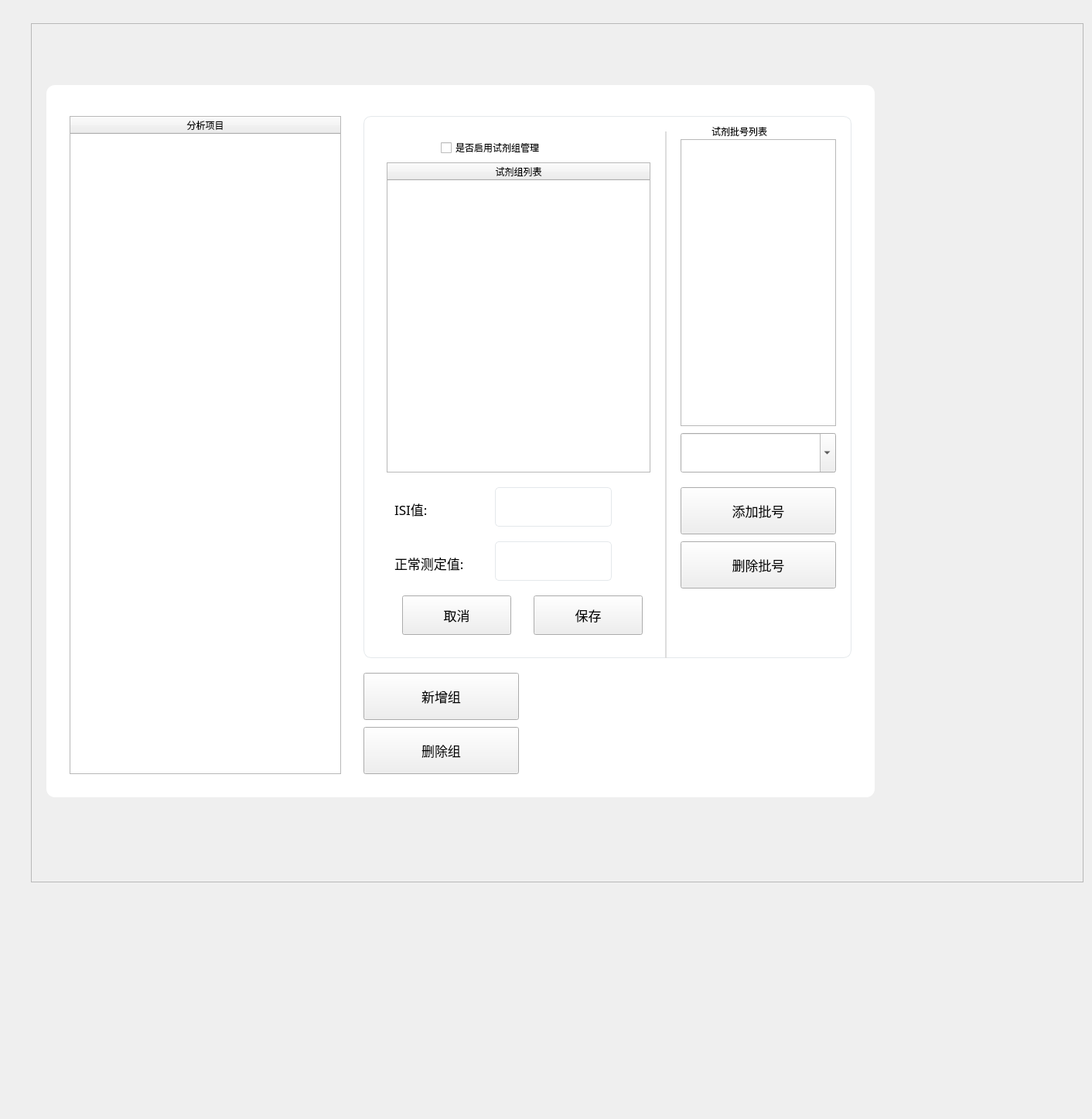
<?xml version="1.0" encoding="UTF-8"?>
<ui version="4.0">
 <class>MaskDlgGroupSetting</class>
 <widget class="QDialog" name="MaskDlgGroupSetting">
  <property name="geometry">
   <rect>
    <x>0</x>
    <y>0</y>
    <width>1412</width>
    <height>1447</height>
   </rect>
  </property>
  <property name="windowTitle">
   <string>Dialog</string>
  </property>
  <layout class="QVBoxLayout" name="verticalLayout">
   <property name="spacing">
    <number>0</number>
   </property>
   <property name="leftMargin">
    <number>0</number>
   </property>
   <property name="topMargin">
    <number>0</number>
   </property>
   <property name="rightMargin">
    <number>0</number>
   </property>
   <property name="bottomMargin">
    <number>0</number>
   </property>
   <item>
    <widget class="CusDialogMask" name="mask" native="true">
     <widget class="QFrame" name="display_frame">
      <property name="geometry">
       <rect>
        <x>40</x>
        <y>30</y>
        <width>1361</width>
        <height>1111</height>
       </rect>
      </property>
      <property name="frameShape">
       <enum>QFrame::StyledPanel</enum>
      </property>
      <property name="frameShadow">
       <enum>QFrame::Raised</enum>
      </property>
      <widget class="QFrame" name="view_frame">
       <property name="geometry">
        <rect>
         <x>20</x>
         <y>80</y>
         <width>1071</width>
         <height>921</height>
        </rect>
       </property>
       <property name="styleSheet">
        <string notr="true">QFrame#view_frame{background:white;border-radius:11px;}</string>
       </property>
       <property name="frameShape">
        <enum>QFrame::StyledPanel</enum>
       </property>
       <property name="frameShadow">
        <enum>QFrame::Raised</enum>
       </property>
       <widget class="QTableWidget" name="tblProjReagentGroup">
        <property name="geometry">
         <rect>
          <x>30</x>
          <y>40</y>
          <width>351</width>
          <height>851</height>
         </rect>
        </property>
        <property name="focusPolicy">
         <enum>Qt::NoFocus</enum>
        </property>
        <property name="styleSheet">
         <string notr="true"/>
        </property>
        <property name="showGrid">
         <bool>false</bool>
        </property>
        <property name="columnCount">
         <number>1</number>
        </property>
        <attribute name="horizontalHeaderDefaultSectionSize">
         <number>29</number>
        </attribute>
        <attribute name="horizontalHeaderStretchLastSection">
         <bool>true</bool>
        </attribute>
        <attribute name="verticalHeaderVisible">
         <bool>false</bool>
        </attribute>
        <column>
         <property name="text">
          <string>分析项目</string>
         </property>
        </column>
       </widget>
       <widget class="QtMaterialFlatButton" name="btnClose">
        <property name="geometry">
         <rect>
          <x>1030</x>
          <y>-3</y>
          <width>41</width>
          <height>41</height>
         </rect>
        </property>
        <property name="minimumSize">
         <size>
          <width>3</width>
          <height>2</height>
         </size>
        </property>
        <property name="focusPolicy">
         <enum>Qt::NoFocus</enum>
        </property>
        <property name="text">
         <string/>
        </property>
        <property name="icon">
         <iconset resource="../main.qrc">
          <normaloff>:/image/close.png</normaloff>:/image/close.png</iconset>
        </property>
        <property name="iconSize">
         <size>
          <width>13</width>
          <height>13</height>
         </size>
        </property>
        <property name="flat">
         <bool>true</bool>
        </property>
       </widget>
       <widget class="QListWidget" name="lstRBatch">
        <property name="geometry">
         <rect>
          <x>820</x>
          <y>70</y>
          <width>201</width>
          <height>371</height>
         </rect>
        </property>
        <property name="font">
         <font>
          <family>苹方 粗体</family>
          <pointsize>14</pointsize>
          <weight>50</weight>
          <bold>false</bold>
         </font>
        </property>
        <property name="focusPolicy">
         <enum>Qt::NoFocus</enum>
        </property>
        <property name="styleSheet">
         <string notr="true"/>
        </property>
       </widget>
       <widget class="QComboBox" name="cbxRBatch">
        <property name="enabled">
         <bool>true</bool>
        </property>
        <property name="geometry">
         <rect>
          <x>820</x>
          <y>450</y>
          <width>201</width>
          <height>51</height>
         </rect>
        </property>
        <property name="font">
         <font>
          <family>苹方 粗体</family>
          <weight>50</weight>
          <italic>false</italic>
          <bold>false</bold>
         </font>
        </property>
        <property name="focusPolicy">
         <enum>Qt::ClickFocus</enum>
        </property>
        <property name="styleSheet">
         <string notr="true"/>
        </property>
        <property name="editable">
         <bool>true</bool>
        </property>
       </widget>
       <widget class="QPushButton" name="btnDel">
        <property name="geometry">
         <rect>
          <x>410</x>
          <y>830</y>
          <width>201</width>
          <height>61</height>
         </rect>
        </property>
        <property name="minimumSize">
         <size>
          <width>131</width>
          <height>51</height>
         </size>
        </property>
        <property name="font">
         <font>
          <family>苹方 粗体</family>
          <pointsize>13</pointsize>
         </font>
        </property>
        <property name="focusPolicy">
         <enum>Qt::NoFocus</enum>
        </property>
        <property name="styleSheet">
         <string notr="true"/>
        </property>
        <property name="text">
         <string>删除组</string>
        </property>
       </widget>
       <widget class="QPushButton" name="btnAdd">
        <property name="geometry">
         <rect>
          <x>410</x>
          <y>760</y>
          <width>201</width>
          <height>61</height>
         </rect>
        </property>
        <property name="minimumSize">
         <size>
          <width>131</width>
          <height>51</height>
         </size>
        </property>
        <property name="font">
         <font>
          <family>苹方 粗体</family>
          <pointsize>13</pointsize>
         </font>
        </property>
        <property name="focusPolicy">
         <enum>Qt::NoFocus</enum>
        </property>
        <property name="styleSheet">
         <string notr="true"/>
        </property>
        <property name="text">
         <string>新增组</string>
        </property>
       </widget>
       <widget class="QWidget" name="widget" native="true">
        <property name="geometry">
         <rect>
          <x>410</x>
          <y>40</y>
          <width>631</width>
          <height>701</height>
         </rect>
        </property>
        <property name="styleSheet">
         <string notr="true">QWidget#widget{
border:1px solid #E4E8EB;
border-radius: 10px;
font:14px &quot;苹方 粗体&quot;;
}</string>
        </property>
        <widget class="QTableWidget" name="tblGroup">
         <property name="geometry">
          <rect>
           <x>30</x>
           <y>60</y>
           <width>341</width>
           <height>401</height>
          </rect>
         </property>
         <property name="focusPolicy">
          <enum>Qt::NoFocus</enum>
         </property>
         <property name="styleSheet">
          <string notr="true"/>
         </property>
         <property name="showGrid">
          <bool>false</bool>
         </property>
         <property name="columnCount">
          <number>1</number>
         </property>
         <attribute name="horizontalHeaderDefaultSectionSize">
          <number>78</number>
         </attribute>
         <attribute name="horizontalHeaderStretchLastSection">
          <bool>true</bool>
         </attribute>
         <attribute name="verticalHeaderVisible">
          <bool>false</bool>
         </attribute>
         <column>
          <property name="text">
           <string>试剂组列表</string>
          </property>
         </column>
        </widget>
        <widget class="QPushButton" name="btnAddRBatch">
         <property name="geometry">
          <rect>
           <x>410</x>
           <y>480</y>
           <width>201</width>
           <height>61</height>
          </rect>
         </property>
         <property name="font">
          <font>
           <family>苹方 粗体</family>
           <pointsize>13</pointsize>
          </font>
         </property>
         <property name="focusPolicy">
          <enum>Qt::NoFocus</enum>
         </property>
         <property name="styleSheet">
          <string notr="true"/>
         </property>
         <property name="text">
          <string>添加批号</string>
         </property>
        </widget>
        <widget class="QPushButton" name="btnDelRBatch">
         <property name="geometry">
          <rect>
           <x>410</x>
           <y>550</y>
           <width>201</width>
           <height>61</height>
          </rect>
         </property>
         <property name="font">
          <font>
           <family>苹方 粗体</family>
           <pointsize>13</pointsize>
          </font>
         </property>
         <property name="focusPolicy">
          <enum>Qt::NoFocus</enum>
         </property>
         <property name="styleSheet">
          <string notr="true"/>
         </property>
         <property name="text">
          <string>删除批号</string>
         </property>
        </widget>
        <widget class="QLineEdit" name="ldtNormalVal">
         <property name="geometry">
          <rect>
           <x>170</x>
           <y>550</y>
           <width>151</width>
           <height>51</height>
          </rect>
         </property>
         <property name="font">
          <font>
           <family>苹方 粗体</family>
           <pointsize>-1</pointsize>
           <weight>50</weight>
           <italic>false</italic>
           <bold>false</bold>
          </font>
         </property>
         <property name="focusPolicy">
          <enum>Qt::ClickFocus</enum>
         </property>
         <property name="styleSheet">
          <string notr="true">border:1px solid #E4E8EB;border-radius:5px;padding:2px 4px;background-color: transparent;color:#444444;
font:18px &quot;苹方 粗体&quot;;</string>
         </property>
         <property name="text">
          <string/>
         </property>
         <property name="alignment">
          <set>Qt::AlignCenter</set>
         </property>
        </widget>
        <widget class="QLabel" name="lblNormal">
         <property name="geometry">
          <rect>
           <x>40</x>
           <y>560</y>
           <width>121</width>
           <height>36</height>
          </rect>
         </property>
         <property name="font">
          <font>
           <family>苹方 粗体</family>
           <pointsize>13</pointsize>
           <weight>50</weight>
           <bold>false</bold>
          </font>
         </property>
         <property name="focusPolicy">
          <enum>Qt::NoFocus</enum>
         </property>
         <property name="text">
          <string>正常测定值:</string>
         </property>
        </widget>
        <widget class="QLineEdit" name="ldtIsiVal">
         <property name="geometry">
          <rect>
           <x>170</x>
           <y>480</y>
           <width>151</width>
           <height>51</height>
          </rect>
         </property>
         <property name="font">
          <font>
           <family>苹方 粗体</family>
           <pointsize>-1</pointsize>
           <weight>50</weight>
           <italic>false</italic>
           <bold>false</bold>
          </font>
         </property>
         <property name="focusPolicy">
          <enum>Qt::ClickFocus</enum>
         </property>
         <property name="styleSheet">
          <string notr="true">border:1px solid #E4E8EB;border-radius:5px;padding:2px 4px;background-color: transparent;color:#444444;
font:18px &quot;苹方 粗体&quot;;</string>
         </property>
         <property name="text">
          <string/>
         </property>
         <property name="alignment">
          <set>Qt::AlignCenter</set>
         </property>
        </widget>
        <widget class="QLabel" name="lblIsiVal">
         <property name="geometry">
          <rect>
           <x>40</x>
           <y>490</y>
           <width>121</width>
           <height>36</height>
          </rect>
         </property>
         <property name="font">
          <font>
           <family>苹方 粗体</family>
           <pointsize>13</pointsize>
           <weight>50</weight>
           <bold>false</bold>
          </font>
         </property>
         <property name="focusPolicy">
          <enum>Qt::NoFocus</enum>
         </property>
         <property name="text">
          <string>ISI值:</string>
         </property>
        </widget>
        <widget class="QtMaterialFlatButton" name="btnNormal">
         <property name="geometry">
          <rect>
           <x>330</x>
           <y>550</y>
           <width>51</width>
           <height>51</height>
          </rect>
         </property>
         <property name="focusPolicy">
          <enum>Qt::NoFocus</enum>
         </property>
         <property name="styleSheet">
          <string notr="true"/>
         </property>
         <property name="text">
          <string/>
         </property>
         <property name="icon">
          <iconset resource="../main.qrc">
           <normaloff>:/image/edit_ico.png</normaloff>:/image/edit_ico.png</iconset>
         </property>
         <property name="iconSize">
          <size>
           <width>26</width>
           <height>26</height>
          </size>
         </property>
         <property name="flat">
          <bool>true</bool>
         </property>
        </widget>
        <widget class="QtMaterialFlatButton" name="btnIsiVal">
         <property name="geometry">
          <rect>
           <x>330</x>
           <y>480</y>
           <width>51</width>
           <height>51</height>
          </rect>
         </property>
         <property name="focusPolicy">
          <enum>Qt::NoFocus</enum>
         </property>
         <property name="styleSheet">
          <string notr="true"/>
         </property>
         <property name="text">
          <string/>
         </property>
         <property name="icon">
          <iconset resource="../main.qrc">
           <normaloff>:/image/edit_ico.png</normaloff>:/image/edit_ico.png</iconset>
         </property>
         <property name="iconSize">
          <size>
           <width>26</width>
           <height>26</height>
          </size>
         </property>
         <property name="flat">
          <bool>true</bool>
         </property>
        </widget>
        <widget class="QLineEdit" name="lineEdit_2">
         <property name="geometry">
          <rect>
           <x>390</x>
           <y>20</y>
           <width>16</width>
           <height>681</height>
          </rect>
         </property>
         <property name="styleSheet">
          <string notr="true">	border:none;
	background-color:transparent;
	border-left:2px solid #DDDDDD;
</string>
         </property>
         <property name="readOnly">
          <bool>true</bool>
         </property>
        </widget>
        <widget class="QLabel" name="label">
         <property name="geometry">
          <rect>
           <x>450</x>
           <y>10</y>
           <width>111</width>
           <height>20</height>
          </rect>
         </property>
         <property name="text">
          <string>试剂批号列表</string>
         </property>
        </widget>
        <widget class="QPushButton" name="btnCancel">
         <property name="geometry">
          <rect>
           <x>50</x>
           <y>620</y>
           <width>141</width>
           <height>51</height>
          </rect>
         </property>
         <property name="minimumSize">
          <size>
           <width>131</width>
           <height>51</height>
          </size>
         </property>
         <property name="font">
          <font>
           <family>苹方 粗体</family>
           <pointsize>13</pointsize>
          </font>
         </property>
         <property name="focusPolicy">
          <enum>Qt::NoFocus</enum>
         </property>
         <property name="styleSheet">
          <string notr="true"/>
         </property>
         <property name="text">
          <string>取消</string>
         </property>
        </widget>
        <widget class="QPushButton" name="btnSave">
         <property name="geometry">
          <rect>
           <x>220</x>
           <y>620</y>
           <width>141</width>
           <height>51</height>
          </rect>
         </property>
         <property name="minimumSize">
          <size>
           <width>131</width>
           <height>51</height>
          </size>
         </property>
         <property name="font">
          <font>
           <family>苹方 粗体</family>
           <pointsize>13</pointsize>
          </font>
         </property>
         <property name="focusPolicy">
          <enum>Qt::NoFocus</enum>
         </property>
         <property name="styleSheet">
          <string notr="true"/>
         </property>
         <property name="text">
          <string>保存</string>
         </property>
        </widget>
        <widget class="QCheckBox" name="cbx_use_Batch_Group">
         <property name="geometry">
          <rect>
           <x>100</x>
           <y>30</y>
           <width>181</width>
           <height>22</height>
          </rect>
         </property>
         <property name="text">
          <string>是否启用试剂组管理</string>
         </property>
        </widget>
       </widget>
       <zorder>widget</zorder>
       <zorder>tblProjReagentGroup</zorder>
       <zorder>btnClose</zorder>
       <zorder>lstRBatch</zorder>
       <zorder>cbxRBatch</zorder>
       <zorder>btnDel</zorder>
       <zorder>btnAdd</zorder>
      </widget>
     </widget>
    </widget>
   </item>
  </layout>
 </widget>
 <customwidgets>
  <customwidget>
   <class>QtMaterialFlatButton</class>
   <extends>QPushButton</extends>
   <header>qtmaterialflatbutton.h</header>
  </customwidget>
  <customwidget>
   <class>CusDialogMask</class>
   <extends>QWidget</extends>
   <header>cusdialogmask.h</header>
   <container>1</container>
  </customwidget>
 </customwidgets>
 <resources>
  <include location="../main.qrc"/>
 </resources>
 <connections/>
</ui>
